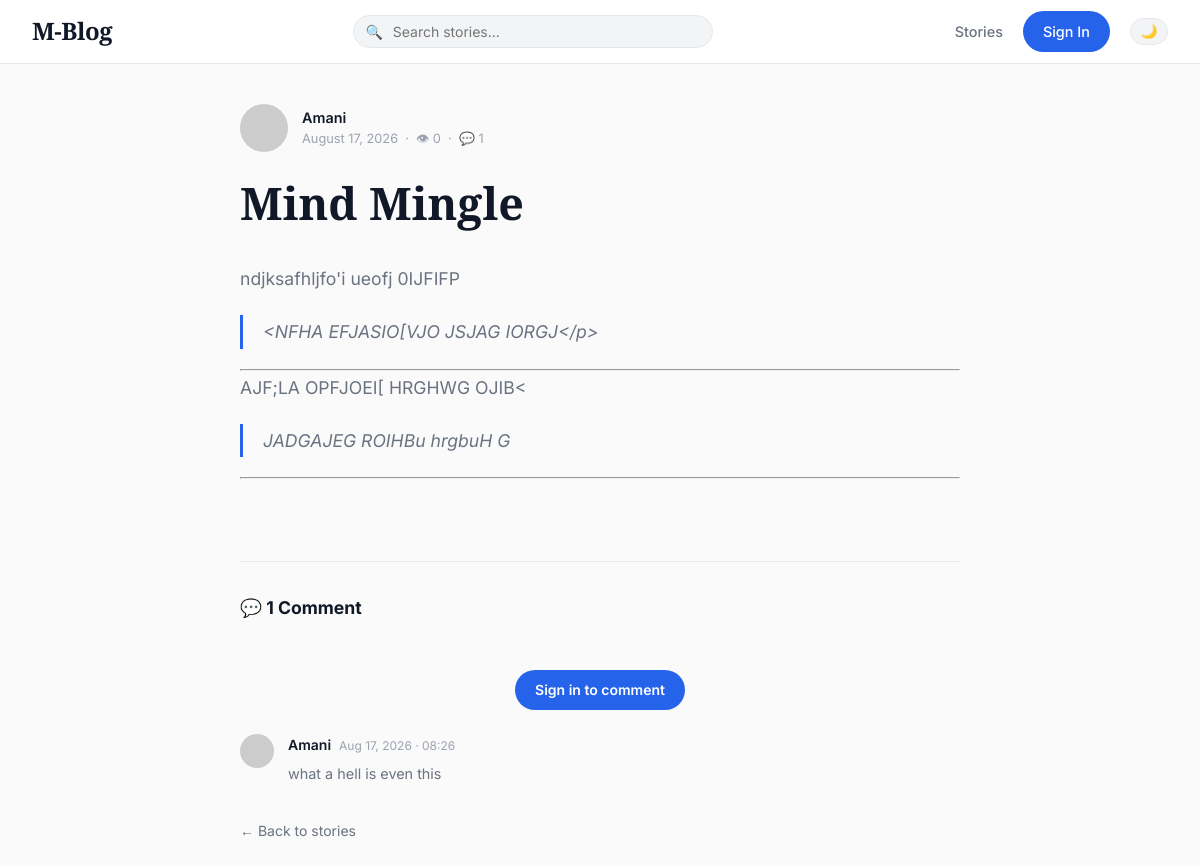
Screenshot of /post/3 with the database file from the repository.
### app/models.py (models this page shows, shortened)
class User(UserMixin, db.Model):
    id: so.Mapped[int] = so.mapped_column(primary_key=True)
    username: so.Mapped[str] = so.mapped_column(sa.String(64), index=True)
    email: so.Mapped[str] = so.mapped_column(sa.String(120), index=True, unique=True)
    password_hash: so.Mapped[Optional[str]] = so.mapped_column(sa.String(256))
    about_me: so.Mapped[Optional[str]] = so.mapped_column(sa.String(140))
    last_seen: so.Mapped[Optional[datetime]] = so.mapped_column(
        default=lambda: datetime.now(timezone.utc)
    )
    is_admin: so.Mapped[bool] = so.mapped_column(
        sa.Boolean, default=False, server_default=sa.text('0')
    )
    is_email_verified: so.Mapped[bool] = so.mapped_column(
        sa.Boolean, default=False, server_default=sa.text('1')
    )
    verification_token: so.Mapped[Optional[str]] = so.mapped_column(sa.String(256))
    api_key: so.Mapped[Optional[str]] = so.mapped_column(
        sa.String(64), unique=True, index=True
    )
    github_id: so.Mapped[Optional[str]] = so.mapped_column(sa.String(64))
    posts: so.WriteOnlyMapped['Post'] = so.relationship(
        'Post', back_populates='author'
    )
    comments: so.WriteOnlyMapped['Comment'] = so.relationship(
        'Comment', back_populates='author'
    )
    notifications: so.WriteOnlyMapped['Notification'] = so.relationship(
        'Notification', back_populates='user'
    )
    following: so.WriteOnlyMapped['User'] = so.relationship(
        'User', secondary=followers,
        primaryjoin=(followers.c.follower_id == id),
        secondaryjoin=(followers.c.followed_id == id),
        back_populates='followers'
    )
    followers: so.WriteOnlyMapped['User'] = so.relationship(
        'User', secondary=followers,
        primaryjoin=(followers.c.followed_id == id),
        secondaryjoin=(followers.c.follower_id == id),
        back_populates='following'
    )
    def avatar(self, size):
        digest = md5(self.email.lower().encode('utf-8')).hexdigest()
        return f'https://www.gravatar.com/avatar/{digest}?d=identicon&s={size}'

class Post(db.Model):
    id: so.Mapped[int] = so.mapped_column(primary_key=True)
    title: so.Mapped[Optional[str]] = so.mapped_column(sa.String(140))
    body: so.Mapped[str] = so.mapped_column(sa.Text)
    timestamp: so.Mapped[datetime] = so.mapped_column(
        index=True, default=lambda: datetime.now(timezone.utc)
    )
    user_id: so.Mapped[int] = so.mapped_column(sa.ForeignKey(User.id), index=True)
    view_count: so.Mapped[int] = so.mapped_column(
        sa.Integer, default=0, server_default=sa.text('0')
    )
    author: so.Mapped[User] = so.relationship('User', back_populates='posts')
    tags: so.Mapped[list['Tag']] = so.relationship(
        'Tag', secondary=post_tags, back_populates='posts'
    )
    comments: so.WriteOnlyMapped['Comment'] = so.relationship(
        'Comment', back_populates='post', cascade='all, delete-orphan'
    )

class Comment(db.Model):
    id: so.Mapped[int] = so.mapped_column(primary_key=True)
    body: so.Mapped[str] = so.mapped_column(sa.Text)
    timestamp: so.Mapped[datetime] = so.mapped_column(
        index=True, default=lambda: datetime.now(timezone.utc)
    )
    user_id: so.Mapped[int] = so.mapped_column(sa.ForeignKey(User.id), index=True)
    post_id: so.Mapped[int] = so.mapped_column(sa.ForeignKey(Post.id), index=True)
    author: so.Mapped[User] = so.relationship('User', back_populates='comments')
    post: so.Mapped[Post] = so.relationship('Post', back_populates='comments')

### app/routes.py (the view)
@app.route('/post/<int:post_id>', methods=['GET'])
def post_detail(post_id):
    post = db.get_or_404(Post, post_id)
    increment_view(post)
    comment_form = CommentForm()
    comments = db.session.scalars(
        post.comments.select().order_by(Comment.timestamp.asc())
    ).all()
    return render_template(
        'post.html', title=post.title or 'Post',
        post=post, comment_form=comment_form, comments=comments,
    )

### app/forms.py
class CommentForm(FlaskForm):
    body = TextAreaField(
        'Your comment', validators=[DataRequired(), Length(min=1, max=1000)]
    )
    submit = SubmitField('Post Comment')

### app/routes.py (called while the page is built, shortened)
def render_markdown(text):
    html = markdown2.markdown(
        text,
        extras=['fenced-code-blocks', 'tables', 'strike', 'task_list']
    )
    return bleach.clean(html, tags=ALLOWED_TAGS, attributes=ALLOWED_ATTRS)

def increment_view(post):
    if current_user.is_authenticated and current_user.id == post.user_id:
        return
    from app import redis_client
    post.view_count = (post.view_count or 0) + 1
    db.session.commit()

@app.before_request
def before_request():
    if current_user.is_authenticated:
        current_user.last_seen = datetime.now(timezone.utc)
        db.session.commit()

### app/templates/post.html (shortened to what this page needs)
{% extends "base.html" %}
{% block content %}
<div class="post-detail">
    <header class="post-detail-header">
        <div class="post-meta" style="margin-bottom:1.5rem;">
            <img src="{{ post.author.avatar(48) }}" class="post-avatar" style="width:48px;height:48px;" alt="{{ post.author.username }}">
            <div>
                <div class="post-author">
                    <a href="{{ url_for('user', username=post.author.username) }}"
                       style="color:var(--text-primary);">{{ post.author.username }}</a>
                </div>
                <div class="post-date">
                    {{ post.timestamp.strftime('%B %d, %Y') }}
                    &nbsp;·&nbsp;
                    <span title="Views">👁 {{ post.view_count }}</span>
                    &nbsp;·&nbsp;
                    <span title="Comments">💬 {{ comments | length }}</span>
                </div>
            </div>
        </div>
        {% if post.title %}
        <h1 class="post-detail-title">{{ post.title }}</h1>
        {% endif %}
    </header>
    <div class="post-detail-body">
        {{ post.body | markdown | safe }}
    </div>
    <section class="comments-section" aria-label="Comments">
        <h2 class="comments-title">
            💬 {{ comments | length }} Comment{{ 's' if comments | length != 1 else '' }}
        </h2>
        {% if current_user.is_authenticated %}
        <div class="comment-form-wrap">
            <div style="display:flex;gap:.75rem;align-items:flex-start;margin-bottom:.75rem;">
                <img src="{{ current_user.avatar(34) }}" class="comment-avatar" alt="{{ current_user.username }}">
                <span style="font-weight:600;font-size:.875rem;padding-top:.15rem;">{{ current_user.username }}</span>
            </div>
            <form action="{{ url_for('add_comment', post_id=post.id) }}" method="post" id="comment-form">
                {{ comment_form.hidden_tag() }}
                {{ comment_form.body(placeholder="Share your thoughts…", id="comment-body") }}
                {% for error in comment_form.body.errors %}
                <span class="form-error">{{ error }}</span>
                {% endfor %}
                <button type="submit" class="btn-primary" id="comment-submit">Post Comment</button>
            </form>
        </div>
        {% else %}
        <div style="text-align:center;padding:1.5rem;color:var(--text-muted);font-size:.9rem;">
            <a href="{{ url_for('login') }}" class="btn-primary">Sign in to comment</a>
        </div>
        {% endif %}
        {% if comments %}
        <div id="comment-list">
            {% for comment in comments %}
            <div class="comment" id="comment-{{ comment.id }}">
                <img src="{{ comment.author.avatar(34) }}" class="comment-avatar" alt="{{ comment.author.username }}">
                <div class="comment-body-wrap">
                    <div class="comment-meta">
                        <a href="{{ url_for('user', username=comment.author.username) }}" class="comment-author"
                           style="color:var(--text-primary);">{{ comment.author.username }}</a>
                        <span class="comment-date">{{ comment.timestamp.strftime('%b %d, %Y · %H:%M') }}</span>
                    </div>
                    <p class="comment-body">{{ comment.body }}</p>
                </div>
            </div>
            {% endfor %}
        </div>
        {% else %}
        <div style="text-align:center;padding:2rem;color:var(--text-muted);">
            No comments yet. Be the first!
        </div>
        {% endif %}
    </section>
</div>
<div style="max-width:720px;margin:2rem auto 0;">
    <a href="{{ url_for('index') }}" style="font-size:.875rem;color:var(--text-secondary);">← Back to stories</a>
</div>
{% endblock %}

### app/static/css/style.css (style rules this page uses)
:root { --bg-color: #fafafa; --bg-subtle: #f3f4f6; --text-primary: #111827; --text-secondary: #6b7280; --text-muted: #9ca3af; --border-color: #e5e7eb; --primary: #2563eb; --primary-hover: #1d4ed8; --primary-subtle: #eff6ff; --success: #16a34a; --danger: #dc2626; --card-bg: #ffffff; --card-shadow: 0 1px 3px rgba(0,0,0,.06), 0 1px 2px rgba(0,0,0,.04); --card-shadow-hover: 0 4px 20px rgba(0,0,0,.1); --font-serif: 'Playfair Display', serif; --font-sans: 'Inter', sans-serif; --max-width: 1200px; --radius-sm: 6px; --radius-md: 12px; --radius-lg: 18px; --radius-pill: 999px; --transition: 0.2s ease; --navbar-h: 64px; }
*, *::before, *::after { box-sizing: border-box; margin: 0; padding: 0; }
html { scroll-behavior: smooth; }
body { font-family: var(--font-sans); background-color: var(--bg-color); color: var(--text-primary); line-height: 1.6; -webkit-font-smoothing: antialiased; transition: background-color var(--transition), color var(--transition); padding-top: var(--navbar-h); }
h1, h2, h3, h4, h5, h6 { font-family: var(--font-serif); font-weight: 700; color: var(--text-primary); margin-bottom: .75rem; }
a { color: var(--primary); text-decoration: none; transition: color var(--transition); }
img { max-width: 100%; }
.btn-primary { background-color: var(--primary); color: #fff !important; padding: .55rem 1.25rem; border-radius: var(--radius-pill); font-weight: 600; font-size: .875rem; border: none; cursor: pointer; transition: background var(--transition), transform .1s; display: inline-flex; align-items: center; gap: .4rem; }
.post-meta { display: flex; align-items: center; gap: .875rem; margin-bottom: .875rem; }
.post-avatar { width: 38px; height: 38px; border-radius: 50%; object-fit: cover; }
.post-author { font-weight: 600; font-size: .9rem; color: var(--text-primary); }
.post-date { font-size: .8rem; color: var(--text-muted); }
.post-detail { max-width: 720px; margin: 0 auto; }
.post-detail-header { margin-bottom: 2rem; }
.post-detail-title { font-size: clamp(1.8rem, 4vw, 2.8rem); line-height: 1.2; margin-bottom: 1rem; }
.post-detail-body { font-size: 1.1rem; line-height: 1.9; color: var(--text-secondary); }
.post-detail-body p { margin-bottom: 1.25rem; }
.post-detail-body blockquote { border-left: 3px solid var(--primary); padding-left: 1.25rem; margin: 1.25rem 0; color: var(--text-secondary); font-style: italic; }
.comments-section { max-width: 720px; margin: 3rem auto 0; padding-top: 2rem; border-top: 1px solid var(--border-color); }
.comments-title { font-size: 1.1rem; font-family: var(--font-sans); font-weight: 700; margin-bottom: 1.5rem; }
.comment { display: flex; gap: .875rem; margin-bottom: 1.5rem; animation: slide-in .25s ease; }
.comment-avatar { width: 34px; height: 34px; border-radius: 50%; flex-shrink: 0; object-fit: cover; }
.comment-body-wrap { flex: 1; }
.comment-meta { display: flex; align-items: center; gap: .5rem; margin-bottom: .35rem; }
.comment-author { font-weight: 600; font-size: .875rem; }
.comment-date { font-size: .75rem; color: var(--text-muted); }
.comment-body { font-size: .9rem; color: var(--text-secondary); line-height: 1.65; }

### rows the page displays
User: author.username "Amani"
Post: timestamp "August 17, 2026", view_count "0", title "Mind Mingle", body "ndjksafhljfo'i ueofj 0IJFIFP <NFHA EFJASIO[VJO JSJAG IORGJ</p> AJF;LA OPFJOEI[ HRGHWG OJIB< JADGAJEG ROIHBu hrgbuH G"
Comment: author.username "Amani", timestamp "Aug 17, 2026 · 08:26", body "what a hell is even this"

### other values shown
{{ comments | length }} "1"
